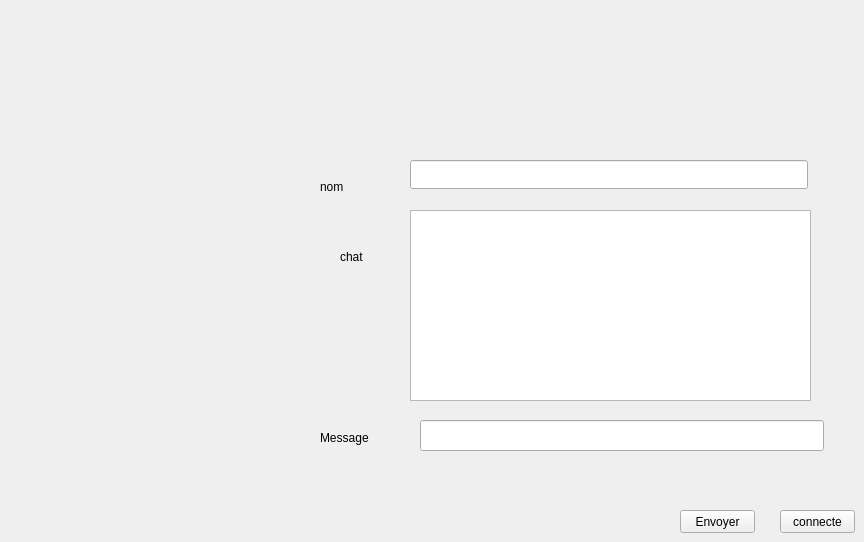
     <widget class="QWidget" name="tab_5">
      <attribute name="title">
       <string>chat</string>
      </attribute>
      <widget class="QLineEdit" name="le_nickname">
       <property name="geometry">
        <rect>
         <x>410</x>
         <y>160</y>
         <width>398</width>
         <height>29</height>
        </rect>
       </property>
      </widget>
      <widget class="QTextEdit" name="textEdit">
       <property name="geometry">
        <rect>
         <x>410</x>
         <y>210</y>
         <width>401</width>
         <height>191</height>
        </rect>
       </property>
      </widget>
      <widget class="QLineEdit" name="le_message">
       <property name="geometry">
        <rect>
         <x>420</x>
         <y>420</y>
         <width>404</width>
         <height>31</height>
        </rect>
       </property>
      </widget>
      <widget class="QPushButton" name="pb_envoyer">
       <property name="geometry">
        <rect>
         <x>680</x>
         <y>510</y>
         <width>75</width>
         <height>23</height>
        </rect>
       </property>
       <property name="text">
        <string>Envoyer</string>
       </property>
      </widget>
      <widget class="QPushButton" name="pb_connecter">
       <property name="geometry">
        <rect>
         <x>780</x>
         <y>510</y>
         <width>75</width>
         <height>23</height>
        </rect>
       </property>
       <property name="text">
        <string>connecte</string>
       </property>
      </widget>
      <widget class="QLabel" name="label_22">
       <property name="geometry">
        <rect>
         <x>320</x>
         <y>180</y>
         <width>47</width>
         <height>14</height>
        </rect>
       </property>
       <property name="text">
        <string>nom</string>
       </property>
      </widget>
      <widget class="QLabel" name="label_23">
       <property name="geometry">
        <rect>
         <x>340</x>
         <y>250</y>
         <width>47</width>
         <height>14</height>
        </rect>
       </property>
       <property name="text">
        <string>chat</string>
       </property>
      </widget>
      <widget class="QLabel" name="label_24">
       <property name="geometry">
        <rect>
         <x>320</x>
         <y>430</y>
         <width>51</width>
         <height>16</height>
        </rect>
       </property>
       <property name="text">
        <string>Message</string>
       </property>
      </widget>
      <widget class="QLabel" name="label_time1_2">
       <property name="geometry">
        <rect>
         <x>110</x>
         <y>40</y>
         <width>131</width>
         <height>16</height>
        </rect>
       </property>
       <property name="text">
        <string/>
       </property>
      </widget>
     </widget>
